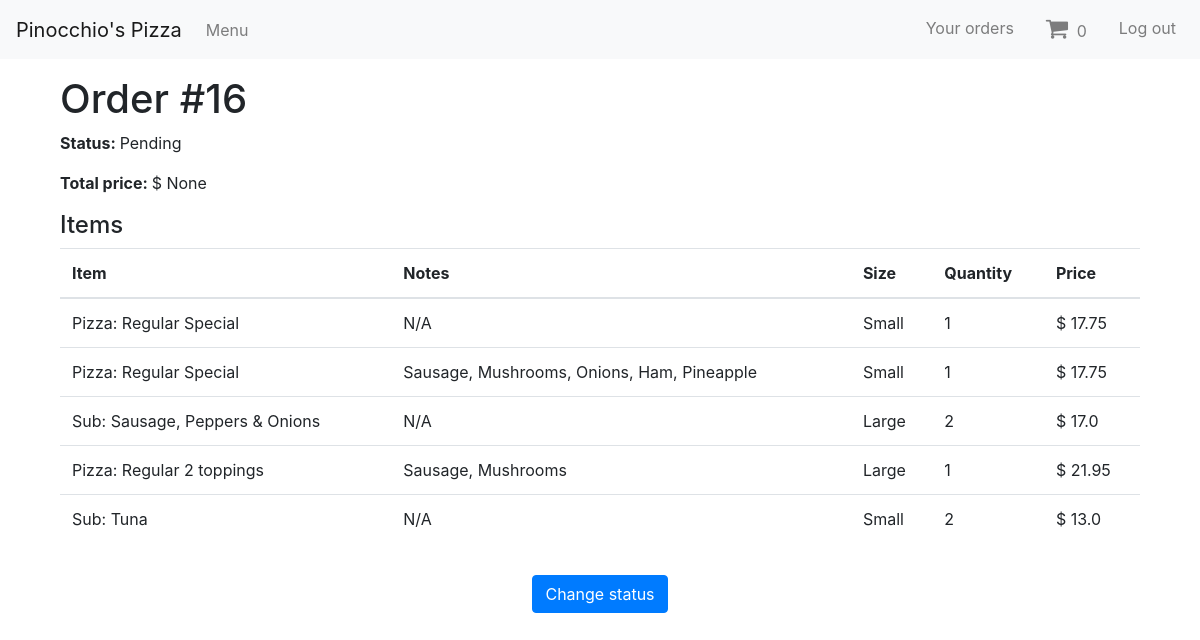
Before: /order/16 (signed in) with the older database file.
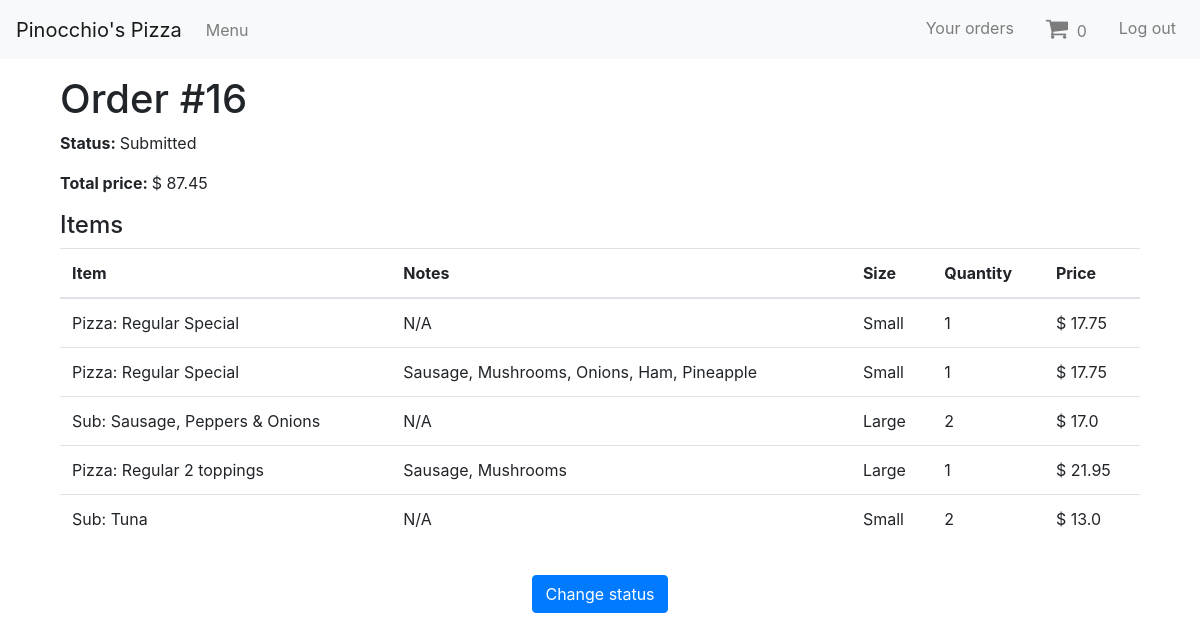
After: the same page with the newer database file.
### orders/models.py (models this page shows, shortened)
class Order(models.Model):
    created_by = models.ForeignKey(User, on_delete=models.SET_NULL, null=True, blank=True)
    time = models.DateTimeField(auto_now=True)
    status_choices = [
        ('p', 'Pending'),
        ('s', 'Submitted'),
        ('pr', 'Processing'),
        ('c', 'Completed'),
    ]
    status = models.CharField(choices=status_choices, max_length=2, blank=False, default='p')
    total_price = models.FloatField(null=True)
    class Meta:
        permissions = (("can_change_status", "Change order status"),)

### orders/views.py (the view)
# urls.py: path('order/<int:pk>', views.OrderDetailView.as_view(), name="order-detail"),
class OrderDetailView(generic.DetailView):
    model = Order
    def get_context_data(self, **kwargs):
        cart_num = len(Item.objects.filter(created_by=self.request.user).filter(status__exact='p'))
        context = super(OrderDetailView, self).get_context_data(**kwargs)
        context['cart_num'] = cart_num
        return context

### orders/models.py (called while the page is built)
    def display_topping(self):
        return ', '.join(topping.topping for topping in self.topping.all()[:5])

    def display_subx(self):
        return ', '.join(subx.name for subx in self.subx.all()[:4])

### orders/templates/orders/order_detail.html (shortened to what this page needs)
{% extends "base_generic.html" %}
{% block main %}
<h1>Order #{{ order.id }}</h1>
<p><b>Status: </b>{{ order.get_status_display }}</p>
<p><b>Total price: </b>$ {{ order.total_price }}</p>
<h4>Items</h4>
<table class="table">
    <thead>
        <tr>
            <th scope="col">Item</th>
            <th scope="col">Notes</th>
            <th scope="col">Size</th>
            <th scope="col">Quantity</th>
            <th scope="col">Price</th>
        </tr>
    </thead>
    <tbody>
        {% for item in order.item_set.all %}
        <tr>
            <td>{{ item.item }}</td>
            {% if item.display_topping %}
            <td>{{ item.display_topping }}</td>
            {% elif item.display_subx %}
            <td>{{ item.display_subx}}</td>
            {% else %}
            <td>N/A</td>
            {% endif %}
            <td>{{ item.get_size_display }}</td>
            <td>{{ item.quantity }}</td>
            <td>$ <span class="item-price">{{ item.price }}</span></td>
        </tr>
        {% endfor %}
    </tbody>
</table>
{% if perms.orders.can_change_status %}
    <div class="text-center py-3">
        <a href="{% url 'change-order-status' order.pk %}">
            <button class="btn btn-primary" type="submit">Change status</button>
        </a>
    </div>
{% endif %}
{% endblock %}

Changed rows visible on the page:
changed Order id 16: status "Pending" → "Submitted"; total_price "None" → "87.45"
